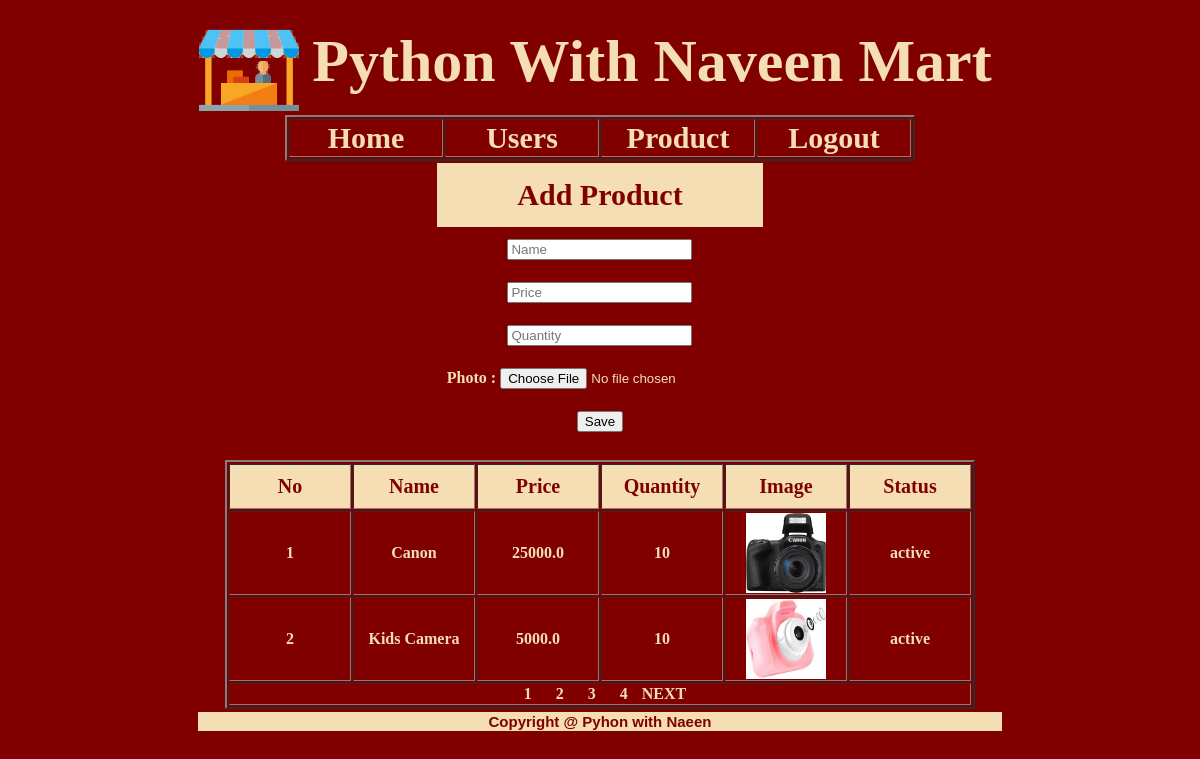
The app's page /admin_view_products/ with its own data.
### app/models.py (models this page shows)
class ProductModel(models.Model):
    no = models.AutoField(primary_key = True)
    name = models.CharField(unique=True,max_length=100)
    price = models.FloatField()
    quantity = models.IntegerField()
    photo = models.ImageField(upload_to="product_images/")
    pdate = models.DateField(auto_now_add=True)
    status = models.CharField(max_length=100)

### app/views.py (the view)
# urls.py: path('admin_view_products/',views.admin_view_products,name="admin_view_products"),
def admin_view_products(request):
    result = ProductModel.objects.all()
    pa = Paginator(result,2)
    page_number = request.GET.get("page_no",1)
    page = pa.page(page_number)
    return render(request,"admin_view_products.html",{"page":page})

### templates/admin_view_products.html (shortened to what this page needs)
{% extends 'common.html' %}
{% block naveen %}
    {% include 'admin_menu.html' %}
    <form action="{% url 'save_product' %}" method="post" enctype="multipart/form-data">
    <table align="center" border="0">
        <tr><th id="product_title">Add Product</th></tr>
        <tr><th class="product_info"><input type="text" placeholder="Name" required name="p1"></th></tr>
        <tr><th class="product_info"><input type="number" placeholder="Price" required name="p2" min="1"></th></tr>
        <tr><th class="product_info"><input type="number" placeholder="Quantity" required name="p3" min="1"></th></tr>
        <tr><th class="product_info">Photo : <input type="file" name="p4" required></th></tr>
        <tr><th class="product_info"><button type="submit">Save</button> </th></tr>
    </table>
    </form>
    <table align="center" border="2">
    <tr>
        <th class="product__info_title">No</th>
        <th class="product__info_title">Name</th>
        <th class="product__info_title">Price</th>
        <th class="product__info_title">Quantity</th>
        <th class="product__info_title">Image</th>
        <th class="product__info_title">Status</th>
    </tr>
     {% for x in page %}
         <tr>
            <th class="product__info_details">{{ x.no }}</th>
            <th class="product__info_details">{{ x.name }}</th>
            <th class="product__info_details">{{ x.price }}</th>
            <th class="product__info_details">{{ x.quantity }}</th>
            <th class="product__info_details" id="product_img">
                <img src="{{ x.photo.url }}" width="80" height="80">
            </th>
            <th class="product__info_details">{{ x.status }}</th>
    </tr>
    {% endfor %}
    <tr>
        <th colspan="6">
                {% for x in page.paginator.page_range %}
                    <span style="padding-left: 10px;padding-right: 10px">
                    <a href="{% url 'admin_view_products' %}?page_no={{ x }}">
                        {{ x }}
                    </a>
                    </span>
                {% endfor %}
                {% if page.has_next %}
                     <a href="{% url 'admin_view_products' %}?page_no={{ page.next_page_number }}">
                        NEXT
                     </a>
                {% endif %}
        </th>
    </tr>
    </table>
{% endblock %}

### templates/common.html (style rules this page uses)
body { background-color: maroon; }

### templates/admin_menu.html (style rules this page uses)
a:link { color:wheat; background-color:maroon;text-decoration: none; }

### templates/admin_view_products.html (style rules this page uses)
.product_info { padding: 10px; color: wheat; }
#product_title { padding: 15px; font-size: 30px; font-family: "Agency FB"; color: maroon; background-color: wheat; }
.product__info_title { padding: 10px; width: 100px; background-color: wheat; color: maroon; font-family: "Arial Black"; font-size: 20px; }
.product__info_details { color: wheat; font-family: "Agency FB"; }

### records on screen
ProductModel: no "1", name "Canon", price "25000.0", quantity "10", photo (picture), status "active"
ProductModel: no "2", name "Kids Camera", price "5000.0", quantity "10", photo (picture), status "active"

### other values on screen
{{ x }} "1" "2" "3" "4"
